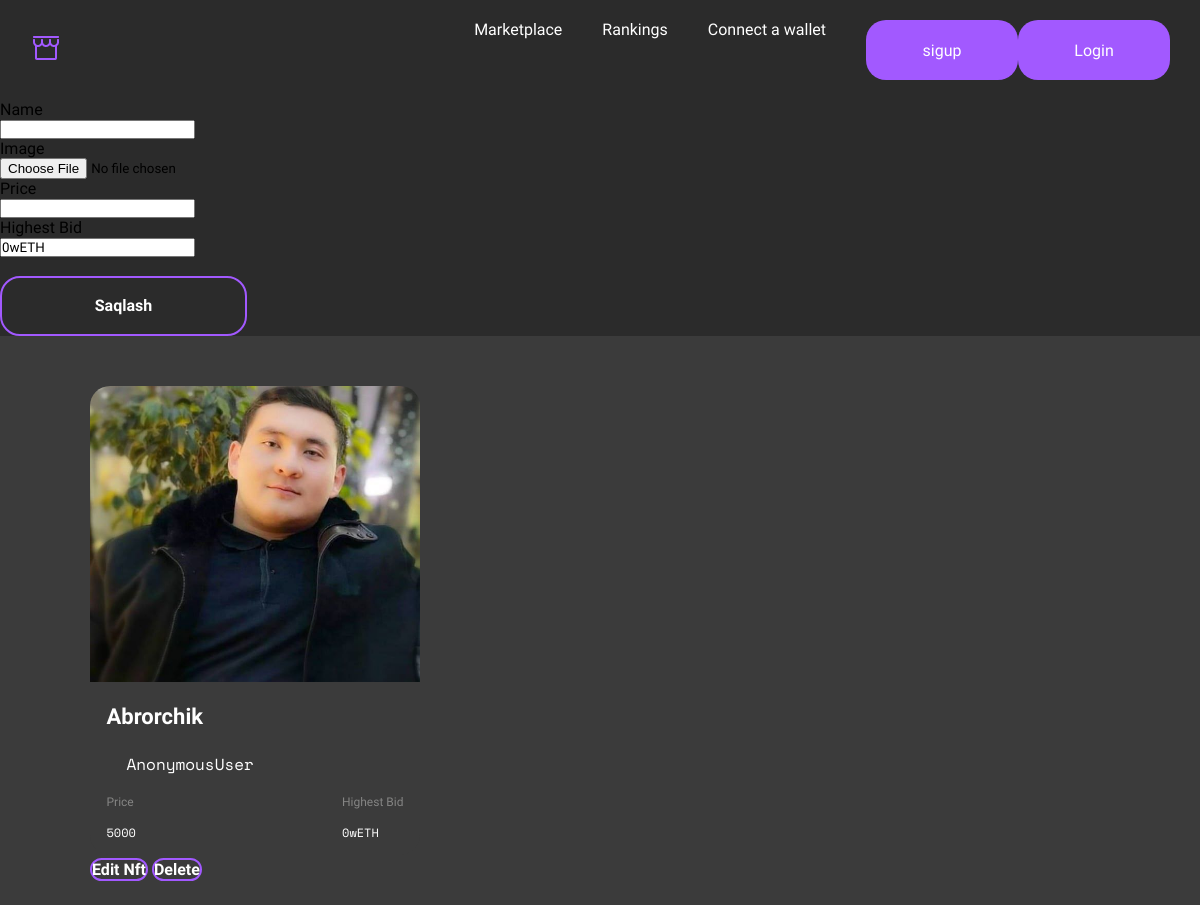
Screenshot of /addnft/2 with the database file from the repository.
### home/models.py (models this page shows, shortened)
class AddNftModel(models.Model):
    user = models.ForeignKey(UserModel, on_delete=models.CASCADE, null=True)
    name = models.CharField(max_length=100)
    image = models.ImageField(upload_to='image/', default='defult_img', null=True ,blank=True)
    price = models.CharField(max_length=50)
    Highest_Bid = models.CharField(max_length=50, default='0wETH')

### home/views.py (the view, shortened to what this page needs)
# urls.py: path('addnft/<int:addid>',AddNFTView, name='addnft'),
def AddNFTView(request,addid):
    profile_id = UserModel.objects.get(id=addid)
    form = AddNFTform()
    nft = AddNftModel.objects.filter(user_id=addid)
    useredit = UserModel.objects.all()
    ctx ={
        'form':form,
        'nft':nft,
        'useredit':useredit,
    }
    return render(request, 'addnft.html',ctx)

### home/form.py
class AddNFTform(forms.ModelForm):
    class Meta:
        model = AddNftModel
        fields = '__all__'
        exclude = ['user']

### template/addnft.html (shortened to what this page needs)
{% extends 'navbar.html' %}
{% block content %}
        <form  action="{% url 'addnft' user.id %}" method="POST" enctype="multipart/form-data">
            {% for f in form %}
            <div class="col-md-6">
                <p>{{f.label}}</p>
                <div class="mt-3">{{f}}</div>
            </div>
            {% endfor %}
            <br>
            <button class="btn btn-primary">Saqlash</button>
        </form>
                <div class="container_fluid">
                    <div class="container">
                        <div class="artist_card_box">
                            {% for nfts in nft  %}
                            <div class="discover_card">
                                <div class="descover_card_image_box">
                                    <img src="{{nfts.image.url}}" alt="">
                                </div>
                                <div class="descover_card_body">
                                    <p class="categories_card_body_text">{{nfts.name}}</p>
                                    <div class="discover_card_profile">
                                        <p>{{user}}</p>
                                    </div>
                                </div>
                                <div class="descover_card_footer">
                                    <div class="discover_footer">
                                        <p class="footer_left_title">Price</p>
                                        <p class="footer_left_text">{{nfts.price}}</p>
                                    </div>
                                    <div class="discover_footer">
                                        <p class="footer_left_title">Highest Bid</p>
                                        <p class="footer_left_text">{{nfts.Highest_Bid}}</p>
                                    </div>
                                </div>
                                <a class="btn btn-primary" href="{% url 'eddnft' nfts.id %}">Edit Nft</a>
                                <a class="btn btn-primary" href="{% url 'delnft' nfts.id %}">Delete</a>
                            </div>
                            {% endfor %}
                        </div>
                    </div>
                </div>
{% endblock %}

### static/style.css (style rules this page uses)
* { margin: 0; padding: 0; box-sizing: border-box; font-family: 'Work Sans', sans-serif; list-style-type: none; text-decoration: none; }
body { background: #2B2B2B; }
:root { --oq: #FFFFFF; --text: 22px; --title: 38px; --bg: #A259FF; }
.container { width: 85%; margin: 0 auto; height: auto; }
.btn { width: 247px; height: 60px; border-radius: 20px; border: 2px solid var(--bg); background-color: transparent; font-weight: 600; font-size: 16px; line-height: 22px; color: var(--oq); transition: .2s ease-in-out; }
.categories_card_body_text { font-weight: 600px; font-size: 22px; line-height: 30px; color: var(--oq); width: 90%; margin: 20px auto; }
.discover_card { width: 330px; height: 469px; background-color: #3B3B3B; border-radius: 20px; }
.descover_card_image_box { width: 100%; height: 296px; overflow: hidden; border-top-right-radius: 20px; border-top-left-radius: 20px; }
.descover_card_image_box img { width: 100%; height: 100%; object-fit: cover; overflow: hidden; transition: .2s ease-in-out; }
.discover_card_profile { width: 90%; margin: 0 auto; display: flex; align-items: center; column-gap: 20px; height: 24px; }
.discover_card_profile p { color: var(--oq); font-family: 'Space Mono', monospace; font-weight: 400; font-style: 16px; line-height: 22px; }
.descover_card_footer { width: 90%; margin: 20px auto; height: 43px; display: flex; justify-content: space-between; }
.discover_footer { height: 100%; display: grid; align-content: space-between; }
.footer_left_title { color: #858584; font-weight: 400; font-size: 12px; line-height: 13px; }
.footer_left_text { color: var(--oq); font-weight: 400; font-size: 12px; line-height: 13px; font-family: 'Space Mono', monospace; }
@media screen and (min-width: 577px) { .btn { position: absolute; width: 100%; height: 60px; border-radius: 20px; border: 2px solid var(--bg); background-color: transparent; font-weight: 600; font-size: 16px; line-height: 22px; color: var(--oq); transition: .2s ease-in-out; bottom: 12px; left: 50%; transform: translateX(-50%); } }
@media screen and (min-width: 577px) { .categories_card_body_text { font-size: 16px; } }
@media screen and (min-width: 577px) { .discover_card { width: 100%; height: 469px; background-color: #3B3B3B; border-radius: 20px; } }
@media screen and (min-width: 768px) { .btn { position: static; width: 178px; height: 60px; border-radius: 20px; border: 2px solid var(--bg); background-color: transparent; font-weight: 600; font-size: 16px; line-height: 22px; color: var(--oq); transition: .2s ease-in-out; transform: translateX(0%); } }
@media screen and (min-width: 768px) { .categories_card_body_text { font-size: 16px; } }
@media screen and (min-width: 768px) { .discover_card { width: 330px; height: 469px; background-color: #3B3B3B; border-radius: 20px; } }
@media screen and (min-width: 1200px) { .btn { position: static; width: 247px; height: 60px; border-radius: 20px; border: 2px solid var(--bg); background-color: transparent; font-weight: 600; font-size: 16px; line-height: 22px; color: var(--oq); transition: .2s ease-in-out; transform: translateX(0%); } }
@media screen and (min-width: 1200px) { .categories_card_body_text { font-size: 22px; font-weight: 600; line-height: 30px; } }
@media screen and (min-width: 1200px) { .discover_card { width: 330px; height: 469px; background-color: #3B3B3B; border-radius: 20px; } }

### static/artist.css (style rules this page uses)
.container_fluid { width: 100%; height: auto; padding: 50px 0; background-color: #3B3B3B; }
.artist_card_box { width: 100%; height: auto; display: flex; justify-content: space-between; row-gap: 20px; flex-wrap: wrap; }

### rows the page displays
AddNftModel: image (picture), name "Abrorchik", user "AnonymousUser", price "5000", Highest_Bid "0wETH"

### other values shown
{{ f.label }} "Name" "Image" "Price" "Highest Bid"
